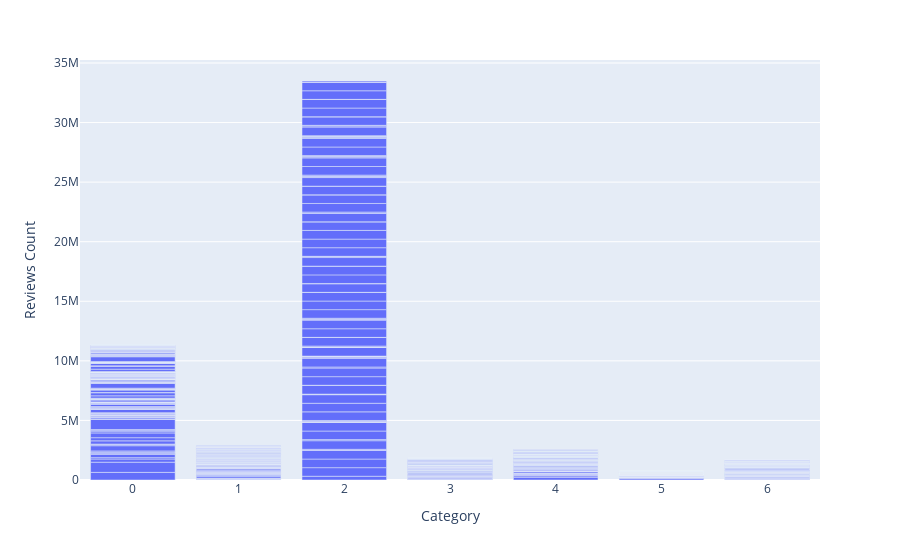

Notebook code for this chart:
### Markdown cell above
# 1.8 Category with Reviews Count

### Code cell
px.bar(y='Reviews Count', x='Category', data_frame=amazon)

### Figure 1 — Plotly figure (JSON) as saved in the notebook; plotly's stock layout.template omitted (floating-point values rounded to 4 significant figures; data arrays with more than 128 entries replaced by an {"elided": "..."} marker saying what was removed)
{"data": [{"alignmentgroup": "True", "hovertemplate": "Category=%{x}<br>Reviews Count=%{y}<extra></extra>", "legendgroup": "", "marker": {"color": "#636efa", "pattern": {"shape": ""}}, "name": "", "offsetgroup": "", "orientation": "v", "showlegend": false, "textposition": "auto", "type": "bar", "x": {"elided": "707 int values"}, "xaxis": "x", "y": {"elided": "707 int values"}, "yaxis": "y"}], "layout": {"barmode": "relative", "legend": {"tracegroupgap": 0}, "margin": {"t": 60}, "xaxis": {"anchor": "y", "domain": [0, 1], "title": {"text": "Category"}}, "yaxis": {"anchor": "x", "domain": [0, 1], "title": {"text": "Reviews Count"}}}}
